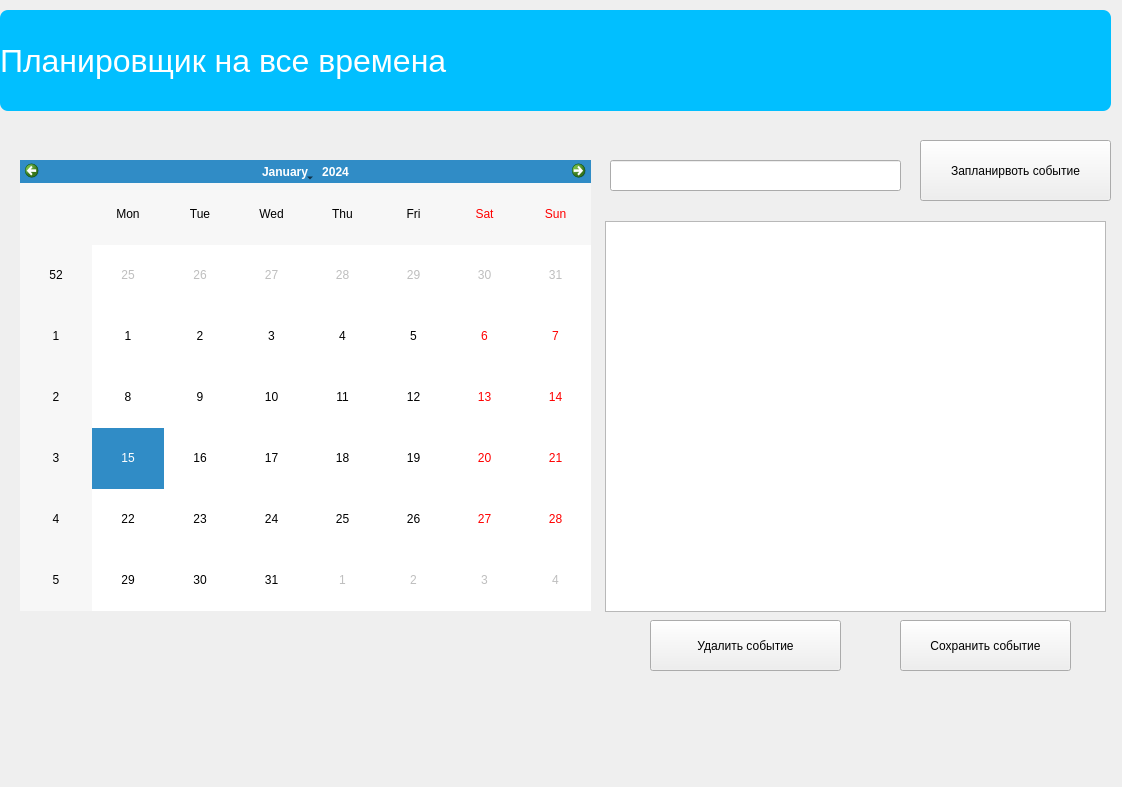
<?xml version="1.0" encoding="UTF-8"?>
<ui version="4.0">
 <class>Form</class>
 <widget class="QWidget" name="Form">
  <property name="geometry">
   <rect>
    <x>0</x>
    <y>0</y>
    <width>1122</width>
    <height>787</height>
   </rect>
  </property>
  <property name="windowTitle">
   <string>Form</string>
  </property>
  <widget class="QCalendarWidget" name="calendarWidget">
   <property name="geometry">
    <rect>
     <x>20</x>
     <y>160</y>
     <width>571</width>
     <height>451</height>
    </rect>
   </property>
  </widget>
  <widget class="QPushButton" name="pushButton">
   <property name="geometry">
    <rect>
     <x>920</x>
     <y>140</y>
     <width>191</width>
     <height>61</height>
    </rect>
   </property>
   <property name="text">
    <string>Запланирвоть событие</string>
   </property>
  </widget>
  <widget class="QPushButton" name="pushButton_2">
   <property name="geometry">
    <rect>
     <x>650</x>
     <y>620</y>
     <width>191</width>
     <height>51</height>
    </rect>
   </property>
   <property name="text">
    <string>Удалить событие</string>
   </property>
  </widget>
  <widget class="QPushButton" name="pushButton_3">
   <property name="geometry">
    <rect>
     <x>900</x>
     <y>620</y>
     <width>171</width>
     <height>51</height>
    </rect>
   </property>
   <property name="text">
    <string>Сохранить событие</string>
   </property>
  </widget>
  <widget class="QListWidget" name="listWidget">
   <property name="geometry">
    <rect>
     <x>605</x>
     <y>221</y>
     <width>501</width>
     <height>391</height>
    </rect>
   </property>
  </widget>
  <widget class="QLabel" name="label">
   <property name="geometry">
    <rect>
     <x>0</x>
     <y>10</y>
     <width>1111</width>
     <height>101</height>
    </rect>
   </property>
   <property name="styleSheet">
    <string notr="true">font-size : 24pt;
background : #01BFFF;
color:white;
border-radius:8px
</string>
   </property>
   <property name="text">
    <string>Планировщик на все времена</string>
   </property>
  </widget>
  <widget class="QLineEdit" name="lineEdit">
   <property name="geometry">
    <rect>
     <x>610</x>
     <y>160</y>
     <width>291</width>
     <height>31</height>
    </rect>
   </property>
  </widget>
 </widget>
 <resources/>
 <connections/>
</ui>
